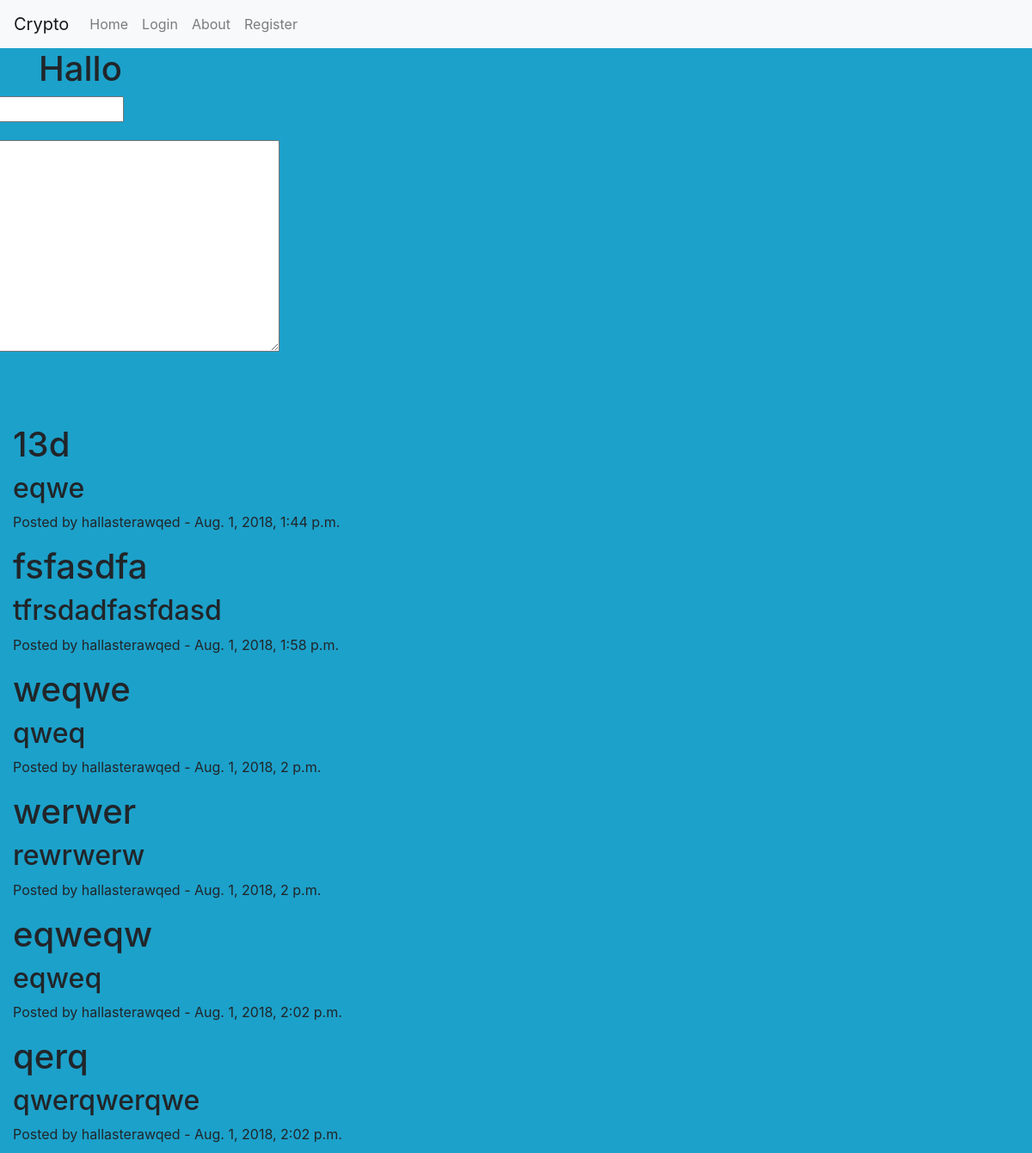
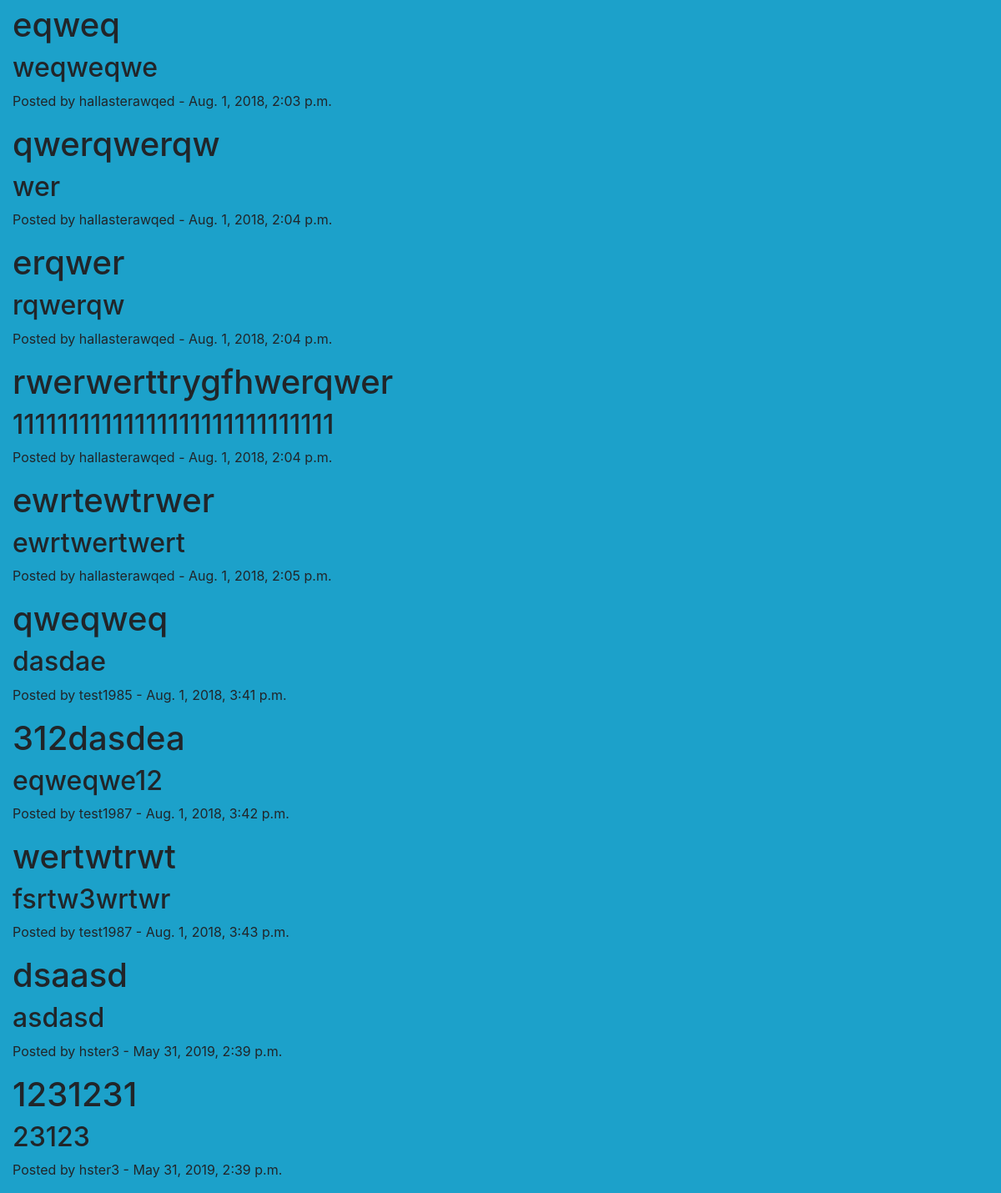
The page /about/ on the database its author committed (2 pictures, top to bottom).
### about/models.py (models this page shows)
class Post1(models.Model):
    post = models.CharField(max_length=1000)
    post1 = models.TextField(max_length=1000)
    date = models.DateTimeField(auto_now_add=True)
    user = models.ForeignKey(User, on_delete=models.CASCADE, )

### about/views.py (the view, shortened to what this page needs)
# urls.py: path('', AboutView.as_view(), name='about'),
class AboutView(TemplateView):
    template_name = 'about/about.html'
    def get(self, request):
        form = AboutViewF()
        posts = Post1.objects.all()
        args = {'form': form, 'posts': posts}
        return render(request, self.template_name, args)

### about/forms.py
class AboutViewF(forms.ModelForm):
    post = forms.CharField(required=True)
    post1 = forms.TextInput(attrs={'class' : 'myfieldclass'})
    class Meta:
        model = Post1
        fields = ('post', 'post1', )

### about/templates/about/about.html (shortened to what this page needs)
{% extends 'base.html' %}
{% block head %}
{% load static %}
<link rel="stylesheet" type="text/css" href="{% static 'about/about.css' %}">
{% endblock %}
{% block body %}
<div class="cloud">
<div class="container" >
    <h1>Hallo </h1>
<form method="post" class="myfieldclass">
    {{ form.as_p }}
</form>
</div>
<div class="container-fluid">
    {% for post in posts %}
    <h1>
        {{ post.post }}
    </h1>
    <h2>
        {{ post.post1 }}
    </h2>
    <p> Posted by  {{ post.user }} -  {{ post.date }}</p>
    {% endfor %}
</div>
</div>
{% endblock %}

### about/static/about/about.css (style rules this page uses)
body { background-color: #1ca1ca; }
.myfieldclass { transform: translate(-200px,0) }

### rows shown on the page
Post1: post "13d", post1 "eqwe", user "hallasterawqed", date "Aug. 1, 2018, 1:44 p.m."
Post1: post "fsfasdfa", post1 "tfrsdadfasfdasd", user "hallasterawqed", date "Aug. 1, 2018, 1:58 p.m."
Post1: post "weqwe", post1 "qweq", user "hallasterawqed", date "Aug. 1, 2018, 2 p.m."
Post1: post "werwer", post1 "rewrwerw", user "hallasterawqed", date "Aug. 1, 2018, 2 p.m."
Post1: post "eqweqw", post1 "eqweq", user "hallasterawqed", date "Aug. 1, 2018, 2:02 p.m."
Post1: post "qerq", post1 "qwerqwerqwe", user "hallasterawqed", date "Aug. 1, 2018, 2:02 p.m."
Post1: post "eqweq", post1 "weqweqwe", user "hallasterawqed", date "Aug. 1, 2018, 2:03 p.m."
Post1: post "qwerqwerqw", post1 "wer", user "hallasterawqed", date "Aug. 1, 2018, 2:04 p.m."
Post1: post "erqwer", post1 "rqwerqw", user "hallasterawqed", date "Aug. 1, 2018, 2:04 p.m."
Post1: post "rwerwerttrygfhwerqwer", post1 "11111111111111111111111111111", user "hallasterawqed", date "Aug. 1, 2018, 2:04 p.m."
Post1: post "ewrtewtrwer", post1 "ewrtwertwert", user "hallasterawqed", date "Aug. 1, 2018, 2:05 p.m."
Post1: post "qweqweq", post1 "dasdae", user "test1985", date "Aug. 1, 2018, 3:41 p.m."
Post1: post "312dasdea", post1 "eqweqwe12", user "test1987", date "Aug. 1, 2018, 3:42 p.m."
Post1: post "wertwtrwt", post1 "fsrtw3wrtwr", user "test1987", date "Aug. 1, 2018, 3:43 p.m."
Post1: post "dsaasd", post1 "asdasd", user "hster3", date "May 31, 2019, 2:39 p.m."
Post1: post "1231231", post1 "23123", user "hster3", date "May 31, 2019, 2:39 p.m."
